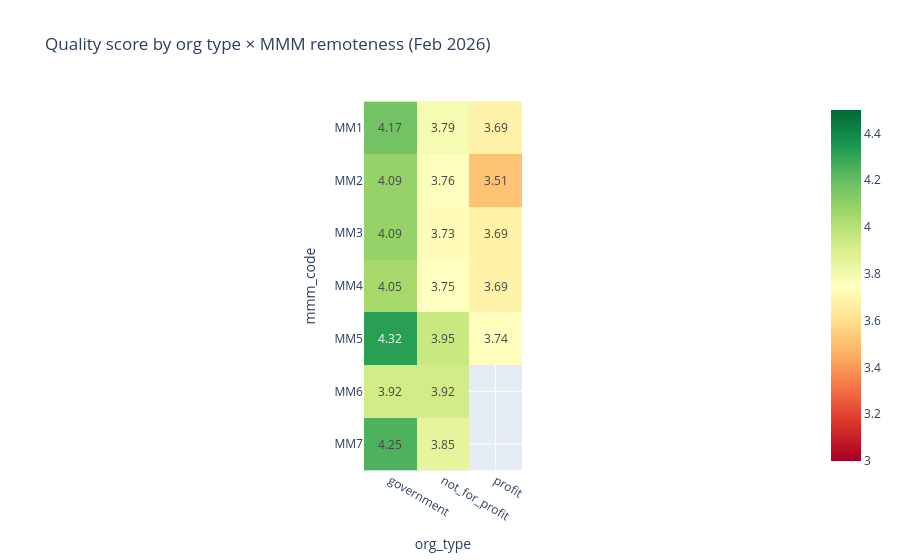

The notebook cell this image was saved under:
### Markdown cell above
## 6. [Ch 2] Ownership paradox: why remote scores higher than city

> **Finding:** The quality gap between city (MM1=3.55) and remote (MM7=4.18) is entirely explained by ownership composition.  
> MM1 cities = 43.7% for-profit facilities. MM6–MM7 remote = 0% for-profit.  
> Government-run: avg quality 4.21 | NFP: 3.80 | For-profit: 3.68  
> **Source:** `star_ratings_by_facility.csv`, February 2026 snapshot.

### Code cell
latest_rat = ratings[ratings['snapshot_date'] == latest_snap].copy()
latest_rat = latest_rat[latest_rat['org_type'] != 'unknown']

# Quality by org type
org_q = latest_rat.groupby('org_type')['quality_score'].agg(['mean','median','count']).round(3)
print('Quality by org type (Feb 2026):')
print(org_q.to_string())
print()

# Org type mix by MMM
mmm_org = (
    latest_rat.groupby(['mmm_code', 'org_type']).size().reset_index(name='n')
)
mmm_org['pct'] = mmm_org.groupby('mmm_code')['n'].transform(lambda x: x / x.sum() * 100).round(1)
pivot_org = mmm_org.pivot(index='mmm_code', columns='org_type', values='pct').fillna(0).round(1)
print('Org type % by MMM band (Feb 2026):')
print(pivot_org.to_string())
print()

# Quality by org type × MMM heatmap
heatmap_data = (
    latest_rat.assign(mmm_label=latest_rat['mmm_code'])
    .groupby(['mmm_code', 'org_type'])['quality_score'].mean()
    .reset_index()
    .pivot(index='mmm_code', columns='org_type', values='quality_score')
    .round(2)
)
print('Average quality score by org_type × MMM:')
print(heatmap_data.to_string())

fig = px.imshow(
    heatmap_data,
    text_auto='.2f',
    title='Quality score by org type × MMM remoteness (Feb 2026)',
    color_continuous_scale='RdYlGn',
    zmin=3.0, zmax=4.5
)
fig.show()

### Figure 1 — Plotly figure (JSON) as saved in the notebook; plotly's stock layout.template omitted (floating-point values rounded to 4 significant figures)
{"data": [{"coloraxis": "coloraxis", "hovertemplate": "org_type: %{x}<br>mmm_code: %{y}<br>color: %{z}<extra></extra>", "name": "0", "texttemplate": "%{z:.2f}", "type": "heatmap", "x": ["government", "not_for_profit", "profit"], "xaxis": "x", "y": ["MM1", "MM2", "MM3", "MM4", "MM5", "MM6", "MM7"], "yaxis": "y", "z": [[4.17, 3.79, 3.69], [4.09, 3.76, 3.51], [4.09, 3.73, 3.69], [4.05, 3.75, 3.69], [4.32, 3.95, 3.74], [3.92, 3.92, NaN], [4.25, 3.85, NaN]]}], "layout": {"coloraxis": {"cmax": 4.5, "cmin": 3, "colorscale": [[0, "rgb(165,0,38)"], [0.1, "rgb(215,48,39)"], [0.2, "rgb(244,109,67)"], [0.3, "rgb(253,174,97)"], [0.4, "rgb(254,224,139)"], [0.5, "rgb(255,255,191)"], [0.6, "rgb(217,239,139)"], [0.7, "rgb(166,217,106)"], [0.8, "rgb(102,189,99)"], [0.9, "rgb(26,152,80)"], [1, "rgb(0,104,55)"]]}, "title": {"text": "Quality score by org type × MMM remoteness (Feb 2026)"}, "xaxis": {"anchor": "y", "constrain": "domain", "domain": [0, 1], "scaleanchor": "y", "title": {"text": "org_type"}}, "yaxis": {"anchor": "x", "autorange": "reversed", "constrain": "domain", "domain": [0, 1], "title": {"text": "mmm_code"}}}}
